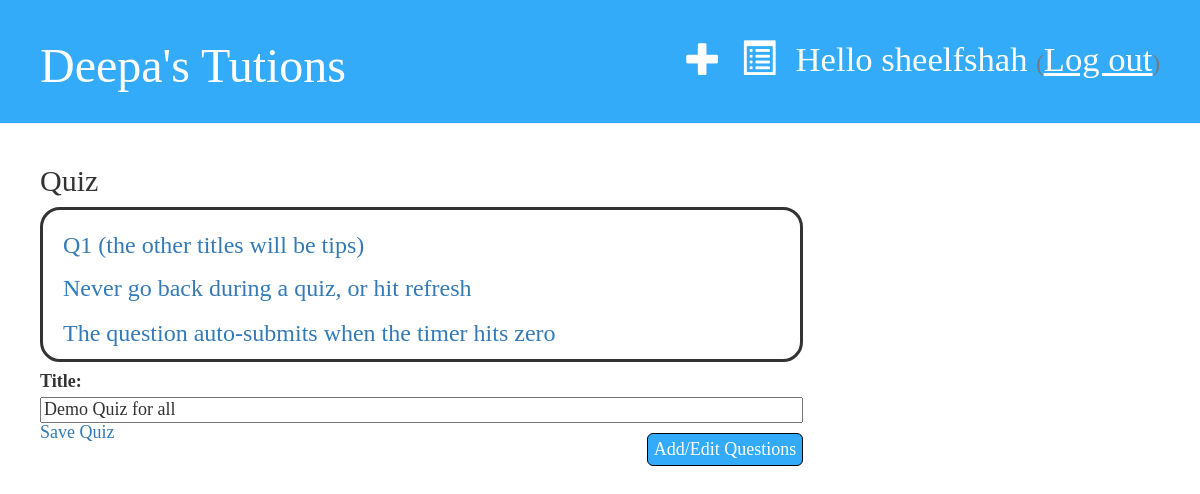
The page /quiz/11/edit (signed in) on the database its author committed.
### quizapp/models.py (models this page shows, shortened)
class Question(models.Model):
    title = models.CharField(max_length=100)
    question_text = models.CharField(max_length=1000)
    time = models.IntegerField(default=60)
    quiz = models.ForeignKey(
        Quiz, on_delete=models.CASCADE, related_name="questions")
    attempters = models.ManyToManyField(
        User, related_name="attempted_questions")

class Quiz(models.Model):
    title = models.CharField(max_length=100)
    created_date = models.DateTimeField(default=timezone.now)
    published_date = models.DateTimeField(blank=True, null=True)
    evaluated_users = models.ManyToManyField(
        User, related_name="evaluated_quizzes")

### quizapp/quiz_views.py (the view)
# urls.py: path('quiz/<int:primkey>/edit', quiz_views.edit_quiz, name="quiz_edit"),
@login_required
def edit_quiz(request, primkey):
    quiz = get_object_or_404(Quiz, pk=primkey)
    if(request.method == "POST"):
        form = QuizForm(request.POST, instance=quiz)
        if form.is_valid():
            quiz = form.save(commit=False)
            quiz.created_date = timezone.now()
            quiz.save()
            return redirect('add_question', primkey=quiz.pk)
    else:
        form = QuizForm(instance=quiz)
    return render(request, 'quizapp/quiz_new.html', {'form': form, "questions": quiz.questions.all()})

### quizapp/forms.py
class QuizForm(forms.ModelForm):
    class Meta:
        model = Quiz
        fields = {'title'}

### quizapp/templates/quizapp/quiz_new.html (shortened to what this page needs)
{% extends 'quizapp/base.html'%}
{% block content %}
<h2>Quiz</h2>
{% if user.is_staff %}
<div class="list">
	<div class="list-content">
{% for question in questions%}
	<h3>
		<a href="{% url 'edit_question' primkey=question.pk%}">
			{{question.title}}
		</a>
	</h3>
{% endfor %}
	</div>
</div>
<h4>
<form method="POST" class="post-form">
	{{form.as_p}}
	<button type="submit" class="save-button">Add/Edit Questions</button>
</form>
</h4>
<h4>
<a href="{% url 'homepage' %}">
    Save Quiz
</a>
</h4>
{%else%}
<h2>You do not have access to this page. Return to where you belong</h2>
{%endif%}
{% endblock %}

### quizapp/templates/quizapp/base.html (shortened to what this page needs)
{%load static%}
<!DOCTYPE html>
<html>
<head>
	<link rel="stylesheet" href="//maxcdn.bootstrapcdn.com/bootstrap/3.2.0/css/bootstrap.min.css">
    <link rel="stylesheet" href="//maxcdn.bootstrapcdn.com/bootstrap/3.2.0/css/bootstrap-theme.min.css">
    <link rel="stylesheet" href="{% static 'css/main_style.css' %}">
</head>
<body>
	<div class="page-header">
		{% if user.is_authenticated%}
            <p class="top-menu">
                <h2 style="float: right">Hello {{ user.username }}
                    <small>(<a href="{% url 'logout' %}">Log out</a>)</small>
                </h2>
            </p>
            <h2>
                <a href="{% url 'leaderboard' %}" class="top-menu">
                    <span class="glyphicon glyphicon-list-alt"></span>
                </a>
            </h2>
            {% if user.is_staff %}
                <h2>
                    <a href="{% url 'quiz_new' %}" class="top-menu">
                        <span class="glyphicon glyphicon-plus"></span>
                    </a>
                </h2>
            {% endif %}
        {%else%}
            <a href="{% url 'login' %}" class="top-menu"><span class="glyphicon glyphicon-lock"></span></a>
        {%endif%}
		<h1><a href="/">Deepa's Tutions</a></h1>
	</div>
	<div class="content">
        <div class="row">
            <div class="col-md-8">
                {% block content %}
                {% endblock %}
            </div>
        </div>
    </div>
</body>
</html>

### quizapp/static/css/main_style.css (style rules this page uses)
.page-header { background-color: #33ABF9; margin-top: 0; padding: 20px 20px 20px 40px; }
.content { margin-left: 40px; }
h1, h2, h3, h4 { font-family: 'Comic Sans MS'; }
button { margin-top: 10px; background-color: #33ABF9; color: #ffffff; border: solid; border-color: #000000; border-width: 1px; border-radius: 6px; transition-duration: 0.3s; padding: 6px; }
.page-header h1, .page-header h1 a, .page-header h1 a:visited, .page-header h1 a:active { color: #ffffff; font-size: 36pt; text-decoration: none; }
.page-header h2, .page-header h2 a, .page-header h2 a:visited, .page-header h2 a:active { color: #ffffff; font-size: 26pt; text-decoration: none; }
.page-header h2 a, .page-header h2 a:visited, .page-header h2 a:active { text-decoration: underline; }
input { float:right; }
.save-button, .edit-button, .button { float: right; }
.list { border: solid; border-radius: 20px; }
.list-content { height: auto; overflow-y: auto; max-height: 230px; margin-left: 20px; margin-right: 10px; transform: scaleY(0.95); }
.post-form textarea, .post-form input { width: 100%; float: right; }
.top-menu, .top-menu:hover, .top-menu:visited { color: #ffffff; float: right; font-size: 26pt; margin-right: 20px; }

### rows shown on the page
Question: title "Q1 (the other titles will be tips)"
Question: title "Never go back during a quiz, or hit refresh"
Question: title "The question auto-submits when the timer hits zero"
Quiz: title "Demo Quiz for all"

### other values the page prints
{{ user.username }} "sheelfshah"
